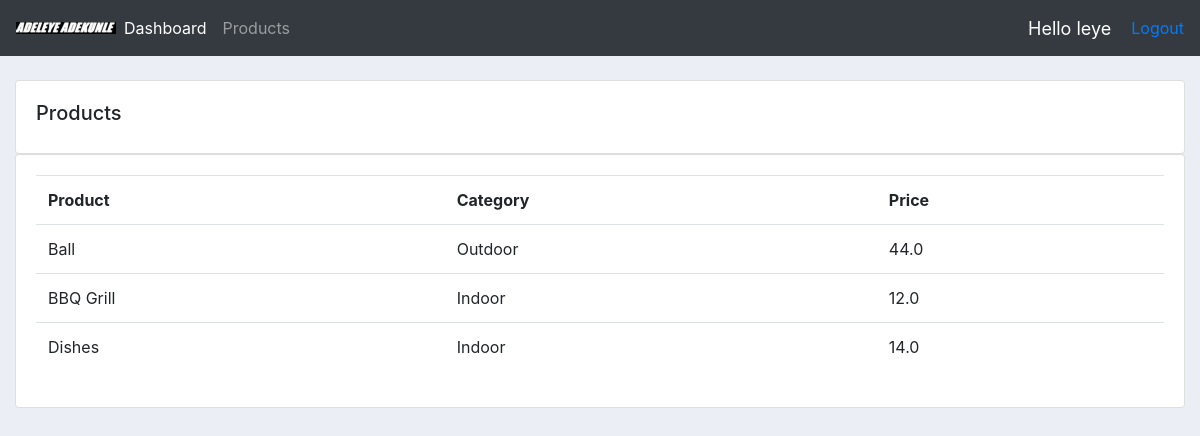
Screenshot of /products/ (signed in) with the database file from the repository.
### accounts/models.py (models this page shows, shortened)
class Product(models.Model):
    CATEGORY = (
        ("Indoor", "Indoor"),
        ("Outdoor", "Outdoor"),
    )
    product = models.CharField(max_length=50, null=True)
    price = models.FloatField(null=True)
    category = models.CharField(max_length=30, null=True, choices=CATEGORY)
    date_created = models.DateTimeField(auto_now_add=True)

### accounts/decorators.py (the view)
        def wrapper_func(request, *args, **kwargs):
            group = None
            if request.user.groups.exists():
                group = request.user.groups.all()[0].name
            if group in allowed_role:
                return view_func(request, *args, **kwargs)
            else:
                return HttpResponse("This is not a userpage")

### accounts/views.py (called while the page is built)
@login_required(login_url="accounts:login")
@allowed_user(allowed_role=["admin"])
def products(request):
    products = Product.objects.all()
    context = {"products": products}
    return render(request, "accounts/products.html", context)

### accounts/templates/accounts/products.html
{%  extends 'accounts/base.html' %}
{% block content %}
		<br>
		<div class="row">
			<div class="col-md">
				<div class="card card-body">
					<h5>Products</h5>
				</div>
				<div class="card card-body">
					<table class="table">
						<tr>
							<th>Product</th>
							<th>Category</th>
							<th>Price</th>
						</tr>
                        {% for product in products %}
                        <tr>
                            <td>{{product.product}}</td>
                            <td>{{product.category}}</td>
                            <td>{{product.price}}</td>
                        </tr>
                        {% endfor %}
					</table>
				</div>
			</div>
		</div>
{% endblock %}

### accounts/templates/accounts/navbar.html (shortened to what this page needs)
{% load static %}
<nav class="navbar navbar-expand-lg navbar-dark bg-dark">
    <img src="{% static '/images/adekunle.jpg' %}">
    {% if request.user.is_staff %}
    <div class="collapse navbar-collapse" id="navbarNavAltMarkup">
        <div class="navbar-nav">
            <a class="nav-item nav-link active" href="{% url 'accounts:dashboard' %}">Dashboard <span class="sr-only">(current)</span></a>
            <a class="nav-item nav-link" href="{% url 'accounts:products' %}">Products</a>
        </div>
    </div>
    {% else %}
    <div class="collapse navbar-collapse">
        <div>
            <a class="nav-item nav-link" href="{% url 'accounts:settings' %}">Settings</a>
        </div>
    </div>
    {% endif %}
    <span id="hello-msg">Hello {{request.user}}</span>
    <span> <a href="{% url 'accounts:logout' %}">Logout</a></span>
</nav>

### static/css/base.css (style rules this page uses)
body { background-color: #ebeff5; }

### accounts/templates/accounts/navbar.html (style rules this page uses)
#hello-msg { font-size:18px; color:#fff; margin-right:20px; }

### rows the page displays
Product: product "Ball", category "Outdoor", price "44.0"
Product: product "BBQ Grill", category "Indoor", price "12.0"
Product: product "Dishes", category "Indoor", price "14.0"

### other values shown
{{ request.user }} "leye"
